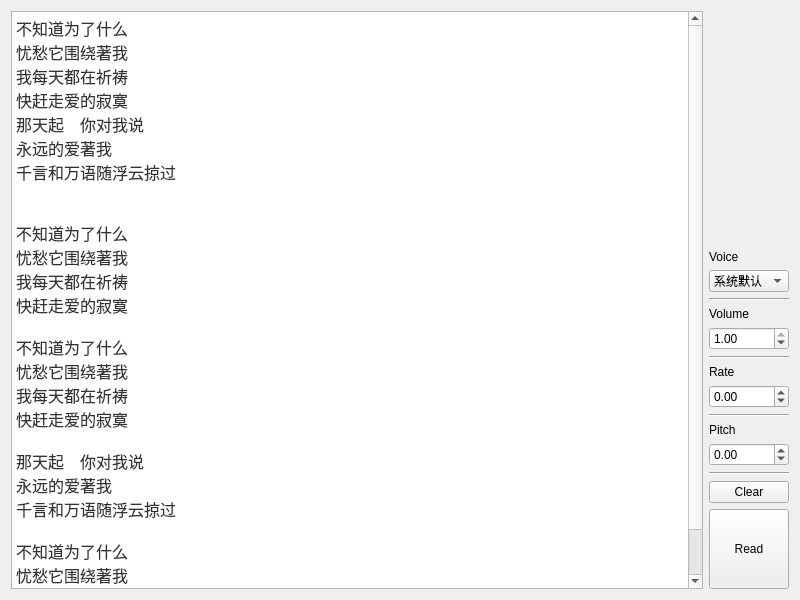
<?xml version="1.0" encoding="UTF-8"?>
<ui version="4.0">
 <class>Widget</class>
 <widget class="QWidget" name="Widget">
  <property name="geometry">
   <rect>
    <x>0</x>
    <y>0</y>
    <width>800</width>
    <height>600</height>
   </rect>
  </property>
  <property name="windowTitle">
   <string>Widget</string>
  </property>
  <layout class="QGridLayout" name="gridLayout">
   <item row="13" column="1">
    <widget class="QPushButton" name="pushButton_clear">
     <property name="maximumSize">
      <size>
       <width>100</width>
       <height>16777215</height>
      </size>
     </property>
     <property name="text">
      <string>Clear</string>
     </property>
    </widget>
   </item>
   <item row="6" column="1">
    <widget class="Line" name="line_3">
     <property name="maximumSize">
      <size>
       <width>100</width>
       <height>16777215</height>
      </size>
     </property>
     <property name="orientation">
      <enum>Qt::Horizontal</enum>
     </property>
    </widget>
   </item>
   <item row="4" column="1">
    <widget class="QLabel" name="label_3">
     <property name="maximumSize">
      <size>
       <width>100</width>
       <height>16777215</height>
      </size>
     </property>
     <property name="text">
      <string>Volume</string>
     </property>
    </widget>
   </item>
   <item row="3" column="1">
    <widget class="Line" name="line_4">
     <property name="maximumSize">
      <size>
       <width>100</width>
       <height>16777215</height>
      </size>
     </property>
     <property name="orientation">
      <enum>Qt::Horizontal</enum>
     </property>
    </widget>
   </item>
   <item row="7" column="1">
    <widget class="QLabel" name="label_2">
     <property name="maximumSize">
      <size>
       <width>100</width>
       <height>16777215</height>
      </size>
     </property>
     <property name="text">
      <string>Rate</string>
     </property>
    </widget>
   </item>
   <item row="14" column="1">
    <widget class="QPushButton" name="pushButton_read">
     <property name="minimumSize">
      <size>
       <width>0</width>
       <height>80</height>
      </size>
     </property>
     <property name="maximumSize">
      <size>
       <width>100</width>
       <height>16777215</height>
      </size>
     </property>
     <property name="text">
      <string>Read</string>
     </property>
    </widget>
   </item>
   <item row="0" column="1">
    <spacer name="verticalSpacer">
     <property name="orientation">
      <enum>Qt::Vertical</enum>
     </property>
     <property name="sizeHint" stdset="0">
      <size>
       <width>20</width>
       <height>219</height>
      </size>
     </property>
    </spacer>
   </item>
   <item row="2" column="1">
    <widget class="QComboBox" name="comboBox">
     <item>
      <property name="text">
       <string>系统默认</string>
      </property>
     </item>
    </widget>
   </item>
   <item row="9" column="1">
    <widget class="Line" name="line_2">
     <property name="maximumSize">
      <size>
       <width>100</width>
       <height>16777215</height>
      </size>
     </property>
     <property name="orientation">
      <enum>Qt::Horizontal</enum>
     </property>
    </widget>
   </item>
   <item row="8" column="1">
    <widget class="QDoubleSpinBox" name="doubleSpinBox_Rate">
     <property name="maximumSize">
      <size>
       <width>100</width>
       <height>16777215</height>
      </size>
     </property>
     <property name="minimum">
      <double>-1.000000000000000</double>
     </property>
     <property name="maximum">
      <double>1.000000000000000</double>
     </property>
     <property name="singleStep">
      <double>0.100000000000000</double>
     </property>
    </widget>
   </item>
   <item row="12" column="1">
    <widget class="Line" name="line">
     <property name="maximumSize">
      <size>
       <width>100</width>
       <height>16777215</height>
      </size>
     </property>
     <property name="orientation">
      <enum>Qt::Horizontal</enum>
     </property>
    </widget>
   </item>
   <item row="0" column="0" rowspan="15">
    <widget class="QTextEdit" name="textEdit">
     <property name="html">
      <string>&lt;!DOCTYPE HTML PUBLIC &quot;-//W3C//DTD HTML 4.0//EN&quot; &quot;http://www.w3.org/TR/REC-html40/strict.dtd&quot;&gt;
&lt;html&gt;&lt;head&gt;&lt;meta name=&quot;qrichtext&quot; content=&quot;1&quot; /&gt;&lt;meta charset=&quot;utf-8&quot; /&gt;&lt;style type=&quot;text/css&quot;&gt;
p, li { white-space: pre-wrap; }
&lt;/style&gt;&lt;/head&gt;&lt;body style=&quot; font-family:'Microsoft YaHei UI'; font-size:9pt; font-weight:400; font-style:normal;&quot;&gt;
&lt;p style=&quot; margin-top:18px; margin-bottom:0px; margin-left:0px; margin-right:0px; -qt-block-indent:0; text-indent:0px;&quot;&gt;&lt;span style=&quot; font-family:'Open Sans','Clear Sans','Helvetica Neue','Helvetica','Arial','Segoe UI Emoji','sans-serif'; font-size:16px; color:#333333;&quot;&gt;不知道为了什么&lt;/span&gt;&lt;/p&gt;
&lt;p style=&quot; margin-top:0px; margin-bottom:0px; margin-left:0px; margin-right:0px; -qt-block-indent:0; text-indent:0px;&quot;&gt;&lt;span style=&quot; font-family:'Open Sans','Clear Sans','Helvetica Neue','Helvetica','Arial','Segoe UI Emoji','sans-serif'; font-size:16px; color:#333333;&quot;&gt;忧愁它围绕著我&lt;/span&gt;&lt;/p&gt;
&lt;p style=&quot; margin-top:0px; margin-bottom:0px; margin-left:0px; margin-right:0px; -qt-block-indent:0; text-indent:0px;&quot;&gt;&lt;span style=&quot; font-family:'Open Sans','Clear Sans','Helvetica Neue','Helvetica','Arial','Segoe UI Emoji','sans-serif'; font-size:16px; color:#333333;&quot;&gt;我每天都在祈祷&lt;/span&gt;&lt;/p&gt;
&lt;p style=&quot; margin-top:0px; margin-bottom:0px; margin-left:0px; margin-right:0px; -qt-block-indent:0; text-indent:0px;&quot;&gt;&lt;span style=&quot; font-family:'Open Sans','Clear Sans','Helvetica Neue','Helvetica','Arial','Segoe UI Emoji','sans-serif'; font-size:16px; color:#333333;&quot;&gt;快赶走爱的寂寞&lt;/span&gt;&lt;/p&gt;
&lt;p style=&quot; margin-top:0px; margin-bottom:0px; margin-left:0px; margin-right:0px; -qt-block-indent:0; text-indent:0px;&quot;&gt;&lt;span style=&quot; font-family:'Open Sans','Clear Sans','Helvetica Neue','Helvetica','Arial','Segoe UI Emoji','sans-serif'; font-size:16px; color:#333333;&quot;&gt;那天起　你对我说&lt;/span&gt;&lt;/p&gt;
&lt;p style=&quot; margin-top:0px; margin-bottom:0px; margin-left:0px; margin-right:0px; -qt-block-indent:0; text-indent:0px;&quot;&gt;&lt;span style=&quot; font-family:'Open Sans','Clear Sans','Helvetica Neue','Helvetica','Arial','Segoe UI Emoji','sans-serif'; font-size:16px; color:#333333;&quot;&gt;永远的爱著我&lt;/span&gt;&lt;/p&gt;
&lt;p style=&quot; margin-top:0px; margin-bottom:18px; margin-left:0px; margin-right:0px; -qt-block-indent:0; text-indent:0px;&quot;&gt;&lt;span style=&quot; font-family:'Open Sans','Clear Sans','Helvetica Neue','Helvetica','Arial','Segoe UI Emoji','sans-serif'; font-size:16px; color:#333333;&quot;&gt;千言和万语随浮云掠过&lt;/span&gt;&lt;/p&gt;
&lt;p style=&quot;-qt-paragraph-type:empty; margin-top:18px; margin-bottom:0px; margin-left:0px; margin-right:0px; -qt-block-indent:0; text-indent:0px; font-family:'Open Sans','Clear Sans','Helvetica Neue','Helvetica','Arial','Segoe UI Emoji','sans-serif'; font-size:16px; color:#333333;&quot;&gt;&lt;br /&gt;&lt;/p&gt;
&lt;p style=&quot; margin-top:0px; margin-bottom:0px; margin-left:0px; margin-right:0px; -qt-block-indent:0; text-indent:0px;&quot;&gt;&lt;span style=&quot; font-family:'Open Sans','Clear Sans','Helvetica Neue','Helvetica','Arial','Segoe UI Emoji','sans-serif'; font-size:16px; color:#333333;&quot;&gt;不知道为了什么&lt;/span&gt;&lt;/p&gt;
&lt;p style=&quot; margin-top:0px; margin-bottom:0px; margin-left:0px; margin-right:0px; -qt-block-indent:0; text-indent:0px;&quot;&gt;&lt;span style=&quot; font-family:'Open Sans','Clear Sans','Helvetica Neue','Helvetica','Arial','Segoe UI Emoji','sans-serif'; font-size:16px; color:#333333;&quot;&gt;忧愁它围绕著我&lt;/span&gt;&lt;/p&gt;
&lt;p style=&quot; margin-top:0px; margin-bottom:0px; margin-left:0px; margin-right:0px; -qt-block-indent:0; text-indent:0px;&quot;&gt;&lt;span style=&quot; font-family:'Open Sans','Clear Sans','Helvetica Neue','Helvetica','Arial','Segoe UI Emoji','sans-serif'; font-size:16px; color:#333333;&quot;&gt;我每天都在祈祷&lt;/span&gt;&lt;/p&gt;
&lt;p style=&quot; margin-top:0px; margin-bottom:18px; margin-left:0px; margin-right:0px; -qt-block-indent:0; text-indent:0px;&quot;&gt;&lt;span style=&quot; font-family:'Open Sans','Clear Sans','Helvetica Neue','Helvetica','Arial','Segoe UI Emoji','sans-serif'; font-size:16px; color:#333333;&quot;&gt;快赶走爱的寂寞&lt;/span&gt;&lt;/p&gt;
&lt;p style=&quot; margin-top:18px; margin-bottom:0px; margin-left:0px; margin-right:0px; -qt-block-indent:0; text-indent:0px;&quot;&gt;&lt;span style=&quot; font-family:'Open Sans','Clear Sans','Helvetica Neue','Helvetica','Arial','Segoe UI Emoji','sans-serif'; font-size:16px; color:#333333;&quot;&gt;不知道为了什么&lt;/span&gt;&lt;/p&gt;
&lt;p style=&quot; margin-top:0px; margin-bottom:0px; margin-left:0px; margin-right:0px; -qt-block-indent:0; text-indent:0px;&quot;&gt;&lt;span style=&quot; font-family:'Open Sans','Clear Sans','Helvetica Neue','Helvetica','Arial','Segoe UI Emoji','sans-serif'; font-size:16px; color:#333333;&quot;&gt;忧愁它围绕著我&lt;/span&gt;&lt;/p&gt;
&lt;p style=&quot; margin-top:0px; margin-bottom:0px; margin-left:0px; margin-right:0px; -qt-block-indent:0; text-indent:0px;&quot;&gt;&lt;span style=&quot; font-family:'Open Sans','Clear Sans','Helvetica Neue','Helvetica','Arial','Segoe UI Emoji','sans-serif'; font-size:16px; color:#333333;&quot;&gt;我每天都在祈祷&lt;/span&gt;&lt;/p&gt;
&lt;p style=&quot; margin-top:0px; margin-bottom:18px; margin-left:0px; margin-right:0px; -qt-block-indent:0; text-indent:0px;&quot;&gt;&lt;span style=&quot; font-family:'Open Sans','Clear Sans','Helvetica Neue','Helvetica','Arial','Segoe UI Emoji','sans-serif'; font-size:16px; color:#333333;&quot;&gt;快赶走爱的寂寞&lt;/span&gt;&lt;/p&gt;
&lt;p style=&quot; margin-top:18px; margin-bottom:0px; margin-left:0px; margin-right:0px; -qt-block-indent:0; text-indent:0px;&quot;&gt;&lt;span style=&quot; font-family:'Open Sans','Clear Sans','Helvetica Neue','Helvetica','Arial','Segoe UI Emoji','sans-serif'; font-size:16px; color:#333333;&quot;&gt;那天起　你对我说&lt;/span&gt;&lt;/p&gt;
&lt;p style=&quot; margin-top:0px; margin-bottom:0px; margin-left:0px; margin-right:0px; -qt-block-indent:0; text-indent:0px;&quot;&gt;&lt;span style=&quot; font-family:'Open Sans','Clear Sans','Helvetica Neue','Helvetica','Arial','Segoe UI Emoji','sans-serif'; font-size:16px; color:#333333;&quot;&gt;永远的爱著我&lt;/span&gt;&lt;/p&gt;
&lt;p style=&quot; margin-top:0px; margin-bottom:18px; margin-left:0px; margin-right:0px; -qt-block-indent:0; text-indent:0px;&quot;&gt;&lt;span style=&quot; font-family:'Open Sans','Clear Sans','Helvetica Neue','Helvetica','Arial','Segoe UI Emoji','sans-serif'; font-size:16px; color:#333333;&quot;&gt;千言和万语随浮云掠过&lt;/span&gt;&lt;/p&gt;
&lt;p style=&quot; margin-top:18px; margin-bottom:0px; margin-left:0px; margin-right:0px; -qt-block-indent:0; text-indent:0px;&quot;&gt;&lt;span style=&quot; font-family:'Open Sans','Clear Sans','Helvetica Neue','Helvetica','Arial','Segoe UI Emoji','sans-serif'; font-size:16px; color:#333333;&quot;&gt;不知道为了什么&lt;/span&gt;&lt;/p&gt;
&lt;p style=&quot; margin-top:0px; margin-bottom:0px; margin-left:0px; margin-right:0px; -qt-block-indent:0; text-indent:0px;&quot;&gt;&lt;span style=&quot; font-family:'Open Sans','Clear Sans','Helvetica Neue','Helvetica','Arial','Segoe UI Emoji','sans-serif'; font-size:16px; color:#333333;&quot;&gt;忧愁它围绕著我&lt;/span&gt;&lt;/p&gt;
&lt;p style=&quot; margin-top:0px; margin-bottom:0px; margin-left:0px; margin-right:0px; -qt-block-indent:0; text-indent:0px;&quot;&gt;&lt;span style=&quot; font-family:'Open Sans','Clear Sans','Helvetica Neue','Helvetica','Arial','Segoe UI Emoji','sans-serif'; font-size:16px; color:#333333;&quot;&gt;我每天都在祈祷&lt;/span&gt;&lt;/p&gt;
&lt;p style=&quot; margin-top:0px; margin-bottom:18px; margin-left:0px; margin-right:0px; -qt-block-indent:0; text-indent:0px;&quot;&gt;&lt;span style=&quot; font-family:'Open Sans','Clear Sans','Helvetica Neue','Helvetica','Arial','Segoe UI Emoji','sans-serif'; font-size:16px; color:#333333;&quot;&gt;快赶走爱的寂寞&lt;/span&gt;&lt;/p&gt;&lt;/body&gt;&lt;/html&gt;</string>
     </property>
    </widget>
   </item>
   <item row="11" column="1">
    <widget class="QDoubleSpinBox" name="doubleSpinBoxPitch">
     <property name="maximumSize">
      <size>
       <width>100</width>
       <height>16777215</height>
      </size>
     </property>
     <property name="minimum">
      <double>-1.000000000000000</double>
     </property>
     <property name="maximum">
      <double>1.000000000000000</double>
     </property>
     <property name="singleStep">
      <double>0.100000000000000</double>
     </property>
    </widget>
   </item>
   <item row="1" column="1">
    <widget class="QLabel" name="label_4">
     <property name="maximumSize">
      <size>
       <width>100</width>
       <height>16777215</height>
      </size>
     </property>
     <property name="text">
      <string>Voice</string>
     </property>
    </widget>
   </item>
   <item row="10" column="1">
    <widget class="QLabel" name="label">
     <property name="maximumSize">
      <size>
       <width>100</width>
       <height>16777215</height>
      </size>
     </property>
     <property name="text">
      <string>Pitch</string>
     </property>
    </widget>
   </item>
   <item row="5" column="1">
    <widget class="QDoubleSpinBox" name="doubleSpinBox_Volume">
     <property name="maximumSize">
      <size>
       <width>100</width>
       <height>16777215</height>
      </size>
     </property>
     <property name="minimum">
      <double>0.000000000000000</double>
     </property>
     <property name="maximum">
      <double>1.000000000000000</double>
     </property>
     <property name="singleStep">
      <double>0.100000000000000</double>
     </property>
     <property name="value">
      <double>1.000000000000000</double>
     </property>
    </widget>
   </item>
  </layout>
 </widget>
 <resources/>
 <connections/>
</ui>
